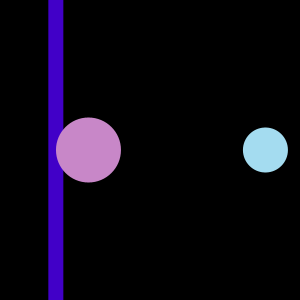
Frame 1 (no input)
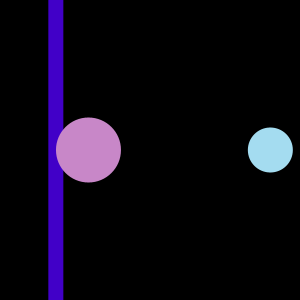
Frame 60 (the mouse pressed at the canvas centre just before this capture)
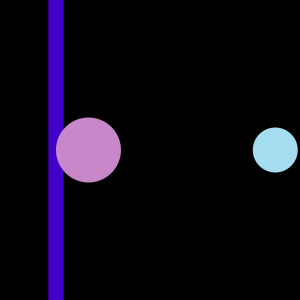
Frame 120 (the mouse held since frame 60 and released just before this capture)

The Processing sketch that drew these frames (run headless with seeded random() and noise(); from frame 60 on, the mouse is pressed at the canvas centre):

// Processing sketch: processing_106039
// ── processing_106039.pde

PFont font;

float hourX;
float minuteX;
float secondX;

void setup() {
  size(300,300);
  noStroke();

}

void draw() {
  background(0);
  
  fill(0,255,0);
  

  hourX = map(hour(),-1,23,0,(width-10)); 
  minuteX = map(minute(),0,59,0,(width-10)); 
  secondX = map(second(),0,59,0,(width-10)); 

  fill(65,0,200);
  rect(hourX,0,15,400); 
  fill(200,135,200);
  ellipse(minuteX,width/2,65,65); 
  fill(164,220,240);
  ellipse(secondX, width/2,45,45); 
}
